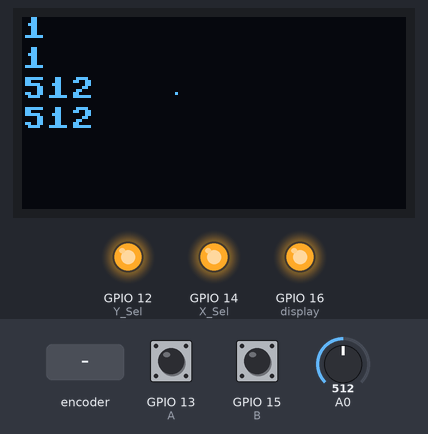
Bench run of a program on a simulated ESP8266 board running MicroPython. Shown: 128×64 one-colour display, output pins drawn as LEDs (lit = HIGH). The inputs (shaded band) are chosen by the test bench; at power-on: A0 = 512, GPIO 13 (A) HIGH, GPIO 15 (B) HIGH (analog values on the 0–1023 scale). Library files of the repository ran but are not shown: sh1106.py; what the program prints to the serial console is not drawn.

Above: at 0.88 s.
1.3 s: A0 set to 716
At 1.58 s:
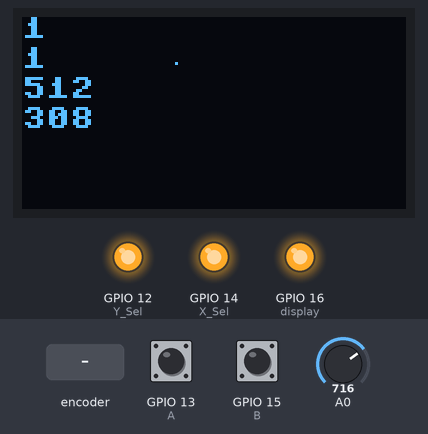
3.4 s: A0 set to 900
At 4.16 s:
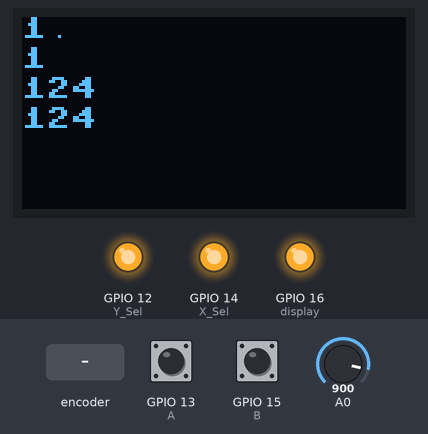
5.2 s: rotary encoder on GPIO 13 (A) / GPIO 15 (B) turned 3 steps (first pin leading)
At 5.8 s:
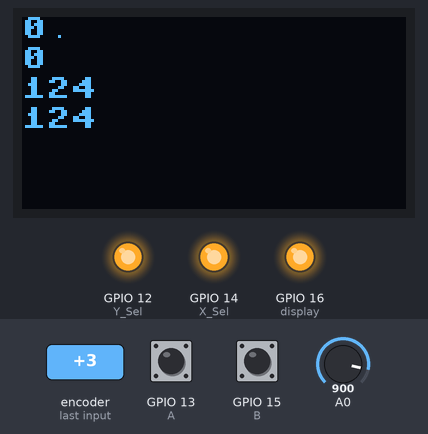
7.3 s: rotary encoder on GPIO 13 (A) / GPIO 15 (B) turned 1 step (first pin leading)
At 7.68 s:
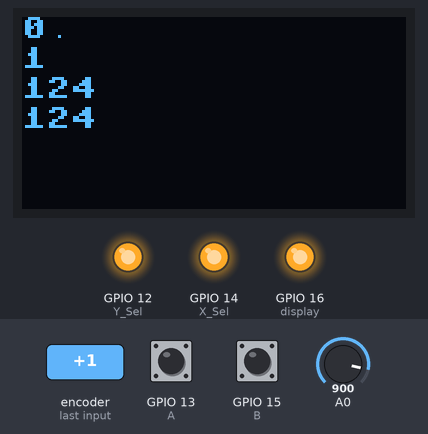
9.0 s: A0 set to 1023
At 9.79 s:
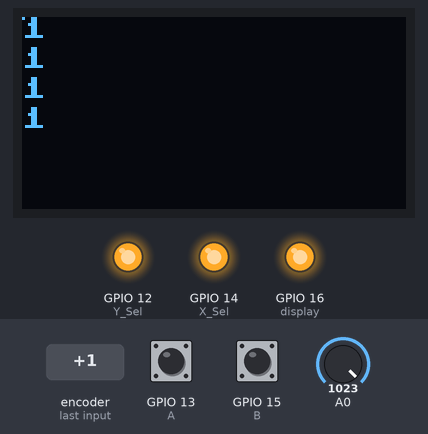
Timing chart, 0 to 11.9 s (numbered marks = the images above; inputs shaded):
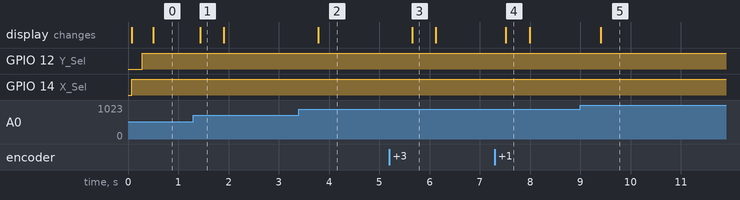

Measured:
- after the input at 1.3 s, the display: changes after 0.14 s (image 1)
- after the input at 3.4 s, the display: changes after 0.38 s (image 2)
- after the input at 5.2 s, the display: changes after 0.45 s (image 3)
- after the input at 7.3 s, the display: changes after 0.22 s (image 4)
- after the input at 9.0 s, the display: changes after 0.41 s (image 5)
- what the display in image 1 shows lasts 0.5 s, from 1.4 s to 1.9 s

The program:

MainStuff.py
```python
import utime
from machine import I2C, Pin
import machine
import sh1106

#Pin defs for Wemos D1 Mini
D0 = 16
D1 = 5
D2 = 4
D3 = 0
D4 = 2
D5 = 14
D6 = 12
D7 = 13
D8 = 15
A0 = 0

wemos_d1_pins = {
    'D0': 16,  # GPIO
    'D1': 5,   # GPIO, I2C SCL
    'D2': 4,   # GPIO, I2C SDA
    'D3': 0,   # GPIO
    'D4': 2,   # GPIO
    'D5': 14,  # GPIO, SPI SCK (Serial Clock)
    'D6': 12,  # GPIO, SPI MISO (Master in, Slave out)
    'D7': 13,  # GPIO, SPI MOSI (Master out, Slave in)
    'D8': 15,  # GPIO, SPI SS (Slave select)
    'A0': 0,   # Analog in, via ADC
    'RX': 3,   # Receive
    'TX': 1    # Transmit
}

#Game pins
Buzzer = wemos_d1_pins['D3']
LED = wemos_d1_pins['D4']
SDA = wemos_d1_pins['D1']
SCL = wemos_d1_pins['D2']
X_Sel_Pin = wemos_d1_pins['D5']
Y_Sel_Pin = wemos_d1_pins['D6']
Joy_Sw = wemos_d1_pins['D0']
A_Sw = wemos_d1_pins['D7']
B_Sw = wemos_d1_pins['D8']

def testOled():
    display.fill(0)
    display.text('Hello', 0, 0)
    display.text('World', 0, 10)
    display.rotate(True)
    display.show()

def getButtons():
    firstA = A.value()
    firstB = B.value()
    utime.sleep_ms(10)
    secondA = A.value()
    secondB = B.value()
    APressed = firstA and secondA
    BPressed = firstB and secondB
    #print(APressed)
    #print(BPressed)
    return APressed, BPressed

def getJoyStickX():
    Y_Sel = Pin(Y_Sel_Pin, Pin.IN)
    Y_Sel.value(0)
    X_Sel = Pin(X_Sel_Pin, Pin.OUT)
    X_Sel.value(1)
    utime.sleep_ms(200)
    X = adc.read()
    return 1024-X

def getJoyStickY():
    X_Sel = Pin(X_Sel_Pin, Pin.IN)
    X_Sel.value(0)
    Y_Sel = Pin(Y_Sel_Pin, Pin.OUT)
    Y_Sel.value(1)
    utime.sleep_ms(200)
    Y = adc.read()
    return 1024-Y

def main():
    count = 0
    while True:
        display.fill(0)
        JoyX = getJoyStickX()
        APressed, BPressed = getButtons()
        JoyY = getJoyStickY()
        display.text(str(APressed), 0, 0)
        display.text(str(BPressed), 0, 10)
        display.text(str(JoyX), 0, 20)
        display.text(str(JoyY), 0, 30)
        print(str(JoyX) + "/t" + str(JoyY))
        display.pixel(JoyX//10,JoyY//20,1)
        display.rotate(True)
        display.show()
        count = count + 1
    return APressed, BPressed


if __name__ == '__main__':
    #setup the variables
    i2c = I2C(scl=Pin(SCL), sda=Pin(SDA), freq=400000)
    display = sh1106.SH1106_I2C(128, 64, i2c, Pin(16), 0x3c)

    A = Pin(A_Sw, Pin.IN, Pin.PULL_UP)
    B = Pin(B_Sw, Pin.IN, Pin.PULL_UP)

    X_Sel = Pin(X_Sel_Pin, Pin.OUT)
    Y_Sel = Pin(Y_Sel_Pin, Pin.OUT)
    adc = machine.ADC(wemos_d1_pins['A0'])

    #testOled()
    main()
```
